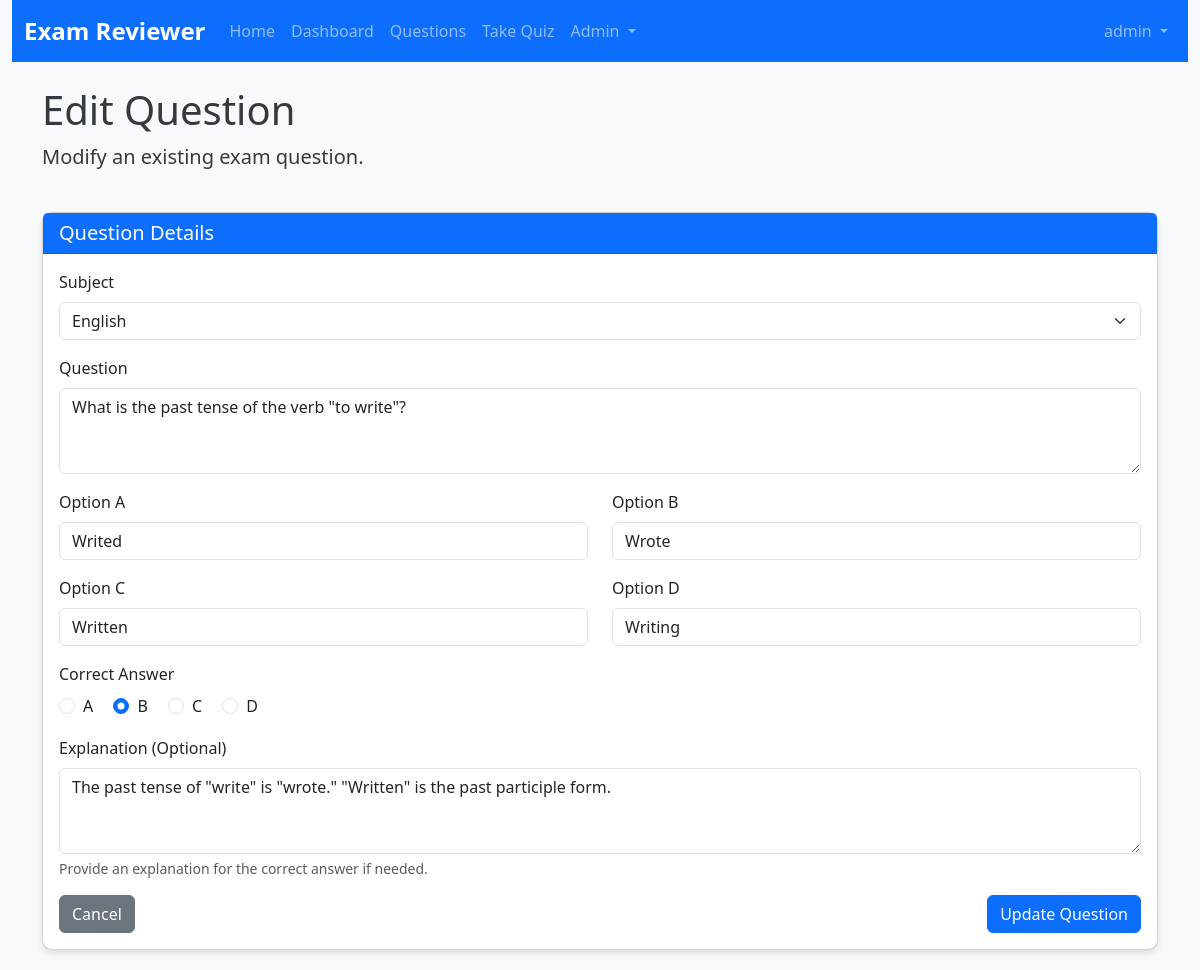
The app's page /admin/edit_question.php?id=15 (signed in) with its own data.
### tables this page shows
CREATE TABLE IF NOT EXISTS questions (
    question_id INT AUTO_INCREMENT PRIMARY KEY,
    subject_id INT NOT NULL,
    question_text TEXT NOT NULL,
    option_a TEXT NOT NULL,
    option_b TEXT NOT NULL,
    option_c TEXT NOT NULL,
    option_d TEXT NOT NULL,
    correct_answer CHAR(1) NOT NULL CHECK (correct_answer IN ('A', 'B', 'C', 'D')),
    explanation TEXT DEFAULT NULL,
    FOREIGN KEY (subject_id) REFERENCES subjects (subject_id)
);

CREATE TABLE IF NOT EXISTS subjects (
    subject_id INT AUTO_INCREMENT PRIMARY KEY,
    subject_name VARCHAR(100) NOT NULL UNIQUE,
    description TEXT DEFAULT NULL
);

### includes/functions.php (called while the page is built, shortened)
<?php
function getAllSubjects() {
    $pdo = getDbConnection();
    $stmt = $pdo->query("SELECT * FROM subjects ORDER BY subject_name");
    return $stmt->fetchAll();
}
function getQuestionById($id) {
    $pdo = getDbConnection();
    $stmt = $pdo->prepare("SELECT * FROM questions WHERE question_id = :id");
    $stmt->bindParam(':id', $id, PDO::PARAM_INT);
    $stmt->execute();
    return $stmt->fetch();
}
?>

### admin/edit_question.php (the view, shortened to what this page needs)
<?php
require_once '../includes/functions.php';
$question_id = isset($_GET['id']) ? (int)$_GET['id'] : 0;
$question = getQuestionById($question_id);
$subjects = getAllSubjects();
include '../includes/header.php';
include '../includes/navbar.php';
?>
<div class="container">
    <div class="row mb-4">
        <div class="col">
            <h1>Edit Question</h1>
            <p class="lead">Modify an existing exam question.</p>
        </div>
    </div>
    <div class="card">
        <div class="card-header bg-primary text-white">
            <h5 class="mb-0">Question Details</h5>
        </div>
        <div class="card-body">
            <form method="POST" action="../admin/edit_question.php?id=<?php echo $question_id; ?>" class="needs-validation" novalidate>
                <div class="mb-3">
                    <label for="subject_id" class="form-label">Subject</label>
                    <select class="form-select" id="subject_id" name="subject_id" required>
                        <?php foreach ($subjects as $subject): ?>
                            <option value="<?php echo $subject['subject_id']; ?>" <?php echo $question['subject_id'] == $subject['subject_id'] ? 'selected' : ''; ?>>
                                <?php echo $subject['subject_name']; ?>
                            </option>
                        <?php endforeach; ?>
                    </select>
                </div>
                <div class="mb-3">
                    <label for="question_text" class="form-label">Question</label>
                    <textarea class="form-control" id="question_text" name="question_text" rows="3" required><?php echo $question['question_text']; ?></textarea>
                </div>
                <div class="row mb-3">
                    <div class="col-md-6">
                        <label for="option_a" class="form-label">Option A</label>
                        <input type="text" class="form-control" id="option_a" name="option_a" value="<?php echo $question['option_a']; ?>" required>
                    </div>
                    <div class="col-md-6">
                        <label for="option_b" class="form-label">Option B</label>
                        <input type="text" class="form-control" id="option_b" name="option_b" value="<?php echo $question['option_b']; ?>" required>
                    </div>
                </div>
                <div class="row mb-3">
                    <div class="col-md-6">
                        <label for="option_c" class="form-label">Option C</label>
                        <input type="text" class="form-control" id="option_c" name="option_c" value="<?php echo $question['option_c']; ?>" required>
                    </div>
                    <div class="col-md-6">
                        <label for="option_d" class="form-label">Option D</label>
                        <input type="text" class="form-control" id="option_d" name="option_d" value="<?php echo $question['option_d']; ?>" required>
                    </div>
                </div>
                <div class="mb-3">
                    <label class="form-label">Correct Answer</label>
                    <div>
                        <div class="form-check form-check-inline">
                            <input class="form-check-input" type="radio" name="correct_answer" id="correct_a" value="A" <?php echo $question['correct_answer'] === 'A' ? 'checked' : ''; ?> required>
                            <label class="form-check-label" for="correct_a">A</label>
                        </div>
                        <div class="form-check form-check-inline">
                            <input class="form-check-input" type="radio" name="correct_answer" id="correct_b" value="B" <?php echo $question['correct_answer'] === 'B' ? 'checked' : ''; ?>>
                            <label class="form-check-label" for="correct_b">B</label>
                        </div>
                        <div class="form-check form-check-inline">
                            <input class="form-check-input" type="radio" name="correct_answer" id="correct_c" value="C" <?php echo $question['correct_answer'] === 'C' ? 'checked' : ''; ?>>
                            <label class="form-check-label" for="correct_c">C</label>
                        </div>
                        <div class="form-check form-check-inline">
                            <input class="form-check-input" type="radio" name="correct_answer" id="correct_d" value="D" <?php echo $question['correct_answer'] === 'D' ? 'checked' : ''; ?>>
                            <label class="form-check-label" for="correct_d">D</label>
                        </div>
                    </div>
                </div>
                <div class="mb-3">
                    <label for="explanation" class="form-label">Explanation (Optional)</label>
                    <textarea class="form-control" id="explanation" name="explanation" rows="3"><?php echo $question['explanation']; ?></textarea>
                    <div class="form-text">Provide an explanation for the correct answer if needed.</div>
                </div>
                <div class="d-flex justify-content-between">
                    <a href="../admin/manage_questions.php" class="btn btn-secondary">Cancel</a>
                    <button type="submit" class="btn btn-primary">Update Question</button>
                </div>
            </form>
        </div>
    </div>
</div>
<?php include '../includes/footer.php'; ?>

### assets/css/style.css (style rules this page uses)
body { background-color: #f8f9fa; color: #343a40; font-family: 'Segoe UI', Tahoma, Geneva, Verdana, sans-serif; }
.card { border-radius: 10px; box-shadow: 0 4px 6px rgba(0, 0, 0, 0.1); margin-bottom: 20px; transition: transform 0.3s ease; }
.card-header { background-color: #f8f9fa; border-bottom: 1px solid rgba(0, 0, 0, 0.125); font-weight: bold; }
.btn-primary { background-color: #0d6efd; border-color: #0d6efd; }

### records on screen
questions: subject_id "English", question_text "What is the past tense of the verb \"to write\"?", option_a "Writed", option_b "Wrote", option_c "Written", option_d "Writing", correct_answer "☐ A", correct_answer "☑ B", correct_answer "☐ C", correct_answer "☐ D", explanation "The past tense of \"write\" is \"wrote.\" \"Written\" is the past participle form."

### other values on screen
APP_NAME "Exam Reviewer"
$_SESSION['username'] "admin"
